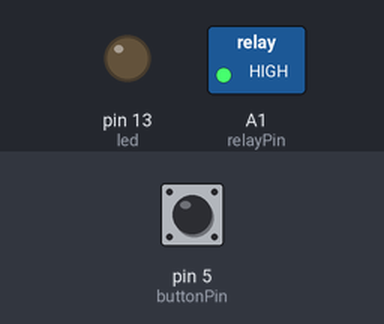
The sketch below on a simulated Arduino Uno, built with avr-gcc and run on an emulated ATmega328P. Parts: switched loads named in the sketch (green lamp = pin HIGH), output pins drawn as LEDs (lit = HIGH). Inputs (shaded band) come from the test bench; at power-on: pin 5 (buttonPin) LOW.

Above: at 1.2 s.
1.3 s: pin 5 (buttonPin) pulled HIGH for 0.15 s
At 2.5 s:
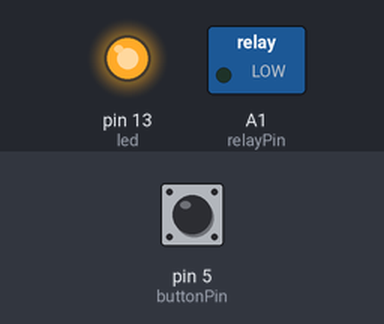
4.4 s: pin 5 (buttonPin) pulled HIGH for 3.2 s
At 9.8 s:
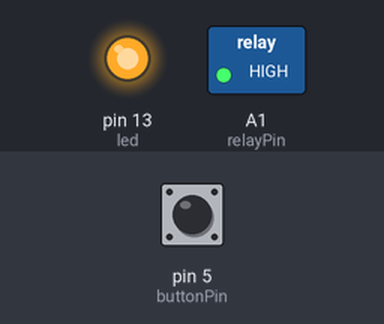
Timing chart, 0 to 16.6 s (numbered marks = the images above; inputs shaded):
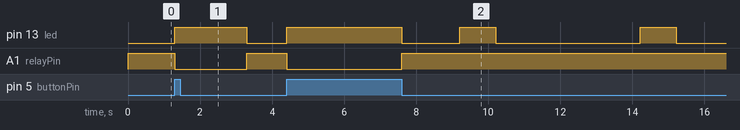

The sketch:

disposal.ino
```cpp
// (licence header left out)
// This software should be used for good, and not evil (technically not part of the MIT license, but it's good thing)

int led = 13;
int buttonPin = 5;
int relayPin = A1;

void setup() {

  pinMode(led, OUTPUT);
  pinMode(buttonPin, INPUT);
  pinMode(relayPin, OUTPUT);

  analogWrite(led, 0);
  analogWrite(relayPin, 255);

}

int input;
int i;

// if presssed for a  short time, run for 3 sec
// if press and held behond 500ms, turn off when released

void loop() {

  input = digitalRead(buttonPin);

  if(input == 1) {

    analogWrite(led,255);
    analogWrite(relayPin, 0);

    delay(500);

    if (digitalRead(buttonPin) == 1){

        while (digitalRead(buttonPin) == 1){
            delay(100);
        }

    } else {

      if (digitalRead(buttonPin) == 0){

         for (int i = 0; i < 15; i++){
            delay(100);
         }

      }

    }

    if (digitalRead(buttonPin) == 0){
        analogWrite(led, 0);
        analogWrite(relayPin, 255);
    }

  }

  i++;

  if (i > 400){
      // turn the board LED on for ~100ms
      analogWrite(led,255);
  }

  if (i > 500){
    analogWrite(led,0);
    i = 0;
  }

   delay(10);
}
```

Measured:
- after the input at 1.3 s, pin 13 (led): LOW → HIGH after 0.00 s instead of 2.7 s; A1 (relayPin): HIGH → LOW at once, → HIGH 2.0 s later
- after the input at 4.4 s, A1 (relayPin): HIGH → LOW at once, → HIGH 3.2 s later
